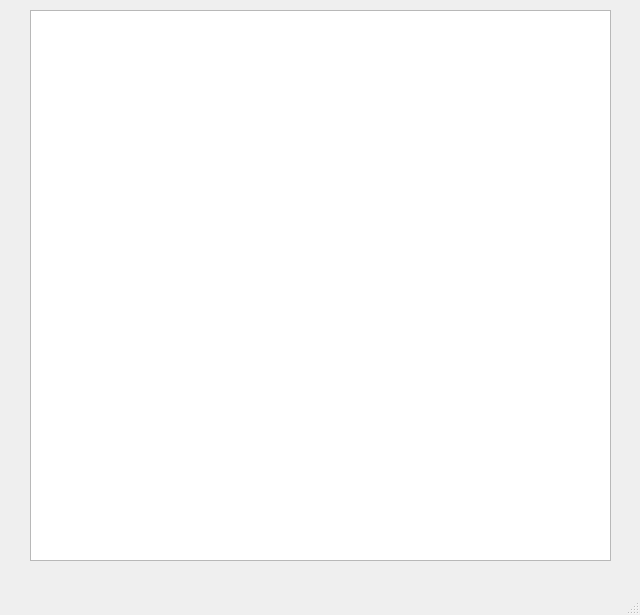
<?xml version="1.0" encoding="UTF-8"?>
<ui version="4.0">
 <class>MemoryMonitor</class>
 <widget class="QMainWindow" name="MemoryMonitor">
  <property name="geometry">
   <rect>
    <x>0</x>
    <y>0</y>
    <width>640</width>
    <height>615</height>
   </rect>
  </property>
  <property name="windowTitle">
   <string>MainWindow</string>
  </property>
  <widget class="QWidget" name="centralwidget">
   <widget class="QTableView" name="tv_memory">
    <property name="geometry">
     <rect>
      <x>30</x>
      <y>10</y>
      <width>581</width>
      <height>551</height>
     </rect>
    </property>
   </widget>
  </widget>
  <widget class="QMenuBar" name="menubar">
   <property name="geometry">
    <rect>
     <x>0</x>
     <y>0</y>
     <width>640</width>
     <height>22</height>
    </rect>
   </property>
  </widget>
  <widget class="QStatusBar" name="statusbar"/>
 </widget>
 <resources/>
 <connections/>
</ui>
